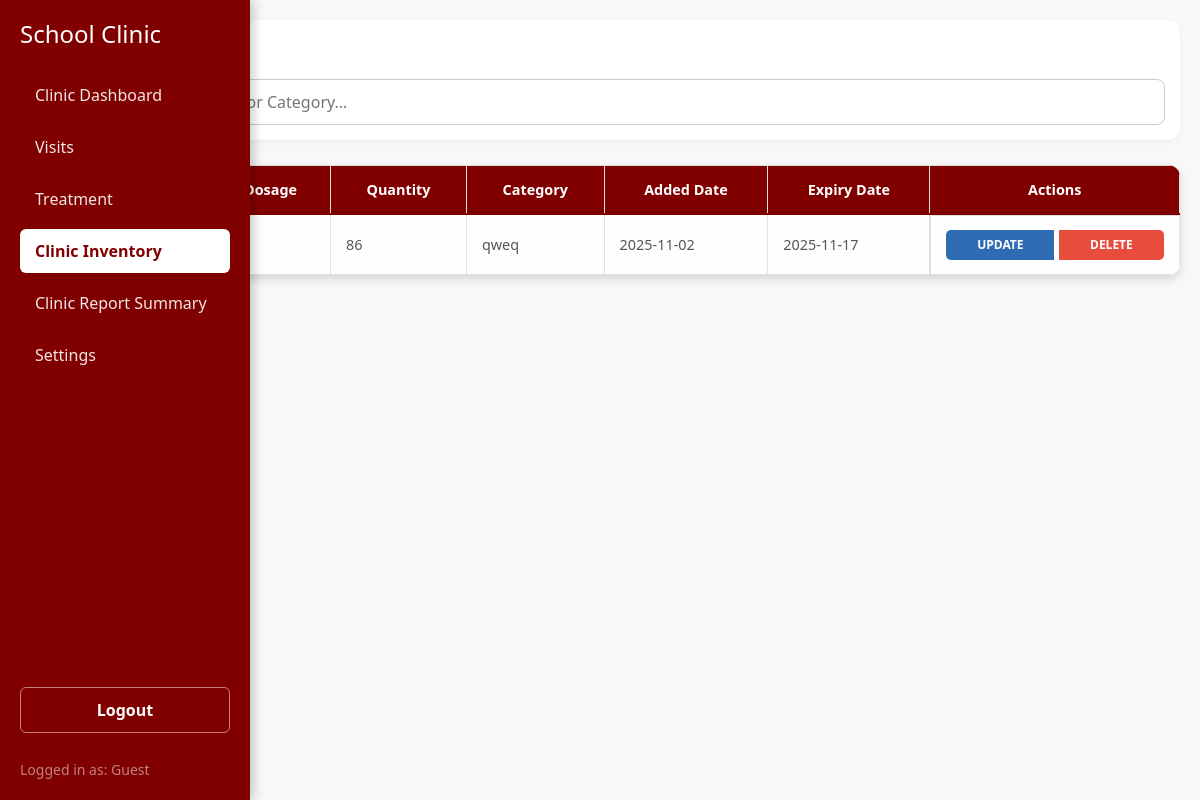
Screenshot of /inventory/index.php with the database file from the repository.
### tables this page shows
CREATE TABLE `inventory` (
  `itemID` int(11) NOT NULL,
  `genericName` varchar(32) NOT NULL,
  `dosage` varchar(32) NOT NULL,
  `category` varchar(32) NOT NULL,
  `addDate` date NOT NULL,
  `expDate` date NOT NULL,
  `quantity` int(11) NOT NULL
);

### inventory/oop.php (called while the page is built, shortened)
<?php
class oop_class {
    private $conn;
    function __construct(){
        try {
            $connection = "mysql:host=" . SERVER . ";dbname=" . DBNAME . ";charset=utf8";
            $this->conn = new PDO($connection, USER, PASS);
            $this->conn->setAttribute(PDO::ATTR_ERRMODE, PDO::ERRMODE_EXCEPTION);
        } catch (PDOException $e) {
            echo "<script>alert('Connection Failed');</script>";
        }
    }
    public function show_data(){
        $select = "SELECT * FROM inventory ORDER BY addDate DESC";
        $stmt = $this->conn->prepare($select);
        $stmt->execute();
        return $stmt->fetchAll(PDO::FETCH_ASSOC);
    }
}
?>

### inventory/index.php (the view, shortened to what this page needs)
<?php
include 'oop.php';
$inventory = new oop_class();
$data = $inventory->show_data();
include '../sidebar/sidebar.php';
?>
<!DOCTYPE html>
<html lang="en">
<head>
</head>
<body>
    <div class="main-content">
        <div class="header-actions">
            <h1 class="title">Inventory List</h1>
            <input type="text" class="search-input" id="searchInput" placeholder="Search by Name, Dosage, or Category...">
        </div>
        <div class="table-container">
            <table>
                <tr>
                    <th style="text-align: left;">Generic Name</th>
                    <th>Dosage</th>
                    <th>Quantity</th>
                    <th>Category</th>
                    <th>Added Date</th>
                    <th>Expiry Date</th>
                    <th class="table-actions">Actions</th>
                </tr>
                <?php if (count($data) > 0): ?>
                    <?php foreach ($data as $row): ?>
                        <tr>
                            <td><?= htmlspecialchars($row['genericName'] ?? 'N/A') ?></td>
                            <td><?= htmlspecialchars($row['dosage'] ?? 'N/A') ?></td>
                            <td><?= htmlspecialchars($row['quantity'] ?? 'N/A') ?></td>
                            <td><?= htmlspecialchars($row['category'] ?? 'N/A') ?></td>
                            <td><?= htmlspecialchars($row['addDate'] ?? 'N/A') ?></td>
                            <td><?= htmlspecialchars($row['expDate'] ?? 'N/A') ?></td>
                            <td class="btn-group">
                                <a href="update.php?id=<?= $row['itemID'] ?? '' ?>" class="btn update-btn" title="Edit Item">Update</a>
                                <a href="#" class="btn delete-btn"
                                   onclick="confirmDeletion(event, '<?= $row['itemID'] ?? '' ?>'); return false;"
                                   title="Delete Item">
                                    Delete
                                </a>
                            </td>
                        </tr>
                    <?php endforeach; ?>
                <?php else: ?>
                    <tr>
                        <td colspan="7" class="no-records">No inventory data found.</td>
                    </tr>
                <?php endif; ?>
            </table>
        </div>
        <div style="margin-top: 20px;">
            <a href="add.php" class="btn add-btn">Add New Item</a>
        </div>
    </div>
</body>
</html>

### sidebar/sidebar.php (style rules this page uses)
:root { --primary-maroon: #800000; --light-bg: #f8f8f8; }

### inventory/index.php (style rules this page uses)
:root { --primary-maroon: #800000; --light-bg: #f8f8f8; --box-shadow: 0 4px 10px rgba(0, 0, 0, 0.15); --header-bg: #fff; --secondary-text: #555; }
body { margin: 0; font-family: 'Segoe UI', Tahoma, Geneva, Verdana, sans-serif; background: var(--light-bg); }
.main-content { margin-left: 250px; padding: 30px 40px 0 40px; background: var(--light-bg); min-height: 100vh; }
.header-actions { display: flex; justify-content: space-between; align-items: center; margin-bottom: 25px; padding: 15px; background: var(--header-bg); border-radius: 12px; box-shadow: 0 2px 5px rgba(0, 0, 0, 0.05); }
.title { margin: 0; color: var(--primary-maroon); font-size: 24px; font-weight: 600; }
.search-input { padding: 10px 15px; border: 1px solid #ccc; border-radius: 8px; width: 300px; transition: all 0.3s; }
.table-container { overflow-x: auto; border-radius: 12px; box-shadow: var(--box-shadow); }
table { width: 100%; border-collapse: collapse; margin: 0; background: #fff; min-width: 1000px; }
th, td { border: 1px solid #e0e0e0; padding: 14px 15px; text-align: left; font-size: 0.9rem; }
td { color: var(--secondary-text); }
th { background: var(--primary-maroon); color: #fff; font-weight: 600; border-bottom: 2px solid var(--primary-maroon); text-align: center; }
th:first-child, td:first-child { text-align: left; }
th:last-child, td:last-child { text-align: center; }
tr:nth-child(even) { background: #fefefe; }
.btn { padding: 8px 18px; border-radius: 8px; font-size: 13px; text-decoration: none; color: #fff !important; display: inline-block; margin: 0 4px; font-weight: 600; transition: all 0.2s ease-in-out; border: none; cursor: pointer; text-transform: uppercase; }
.btn.add-btn { background-color: var(--primary-maroon); box-shadow: 0 4px #a00000; }
.btn-group { display: flex; justify-content: center; gap: 6px; }
.btn-group .btn { margin: 0; padding: 6px 12px; font-size: 12px; border-radius: 5px; }
.btn.update-btn { background-color: #2e6db4; }
.btn.delete-btn { background-color: #e74c3c; }
.table-actions { padding: 0; margin: 0; text-align: center; }
@media (max-width: 1200px) { .main-content { margin-left: 0; padding: 20px; } }
@media (max-width: 1200px) { .header-actions { flex-direction: column; align-items: flex-start; } }
@media (max-width: 1200px) { .title { margin-bottom: 15px; } }
@media (max-width: 1200px) { .search-input { width: 100%; } }

### rows the page displays
inventory: quantity "86", category "qweq", addDate "2025-11-02", expDate "2025-11-17"

### other values shown
$role "Guest"
